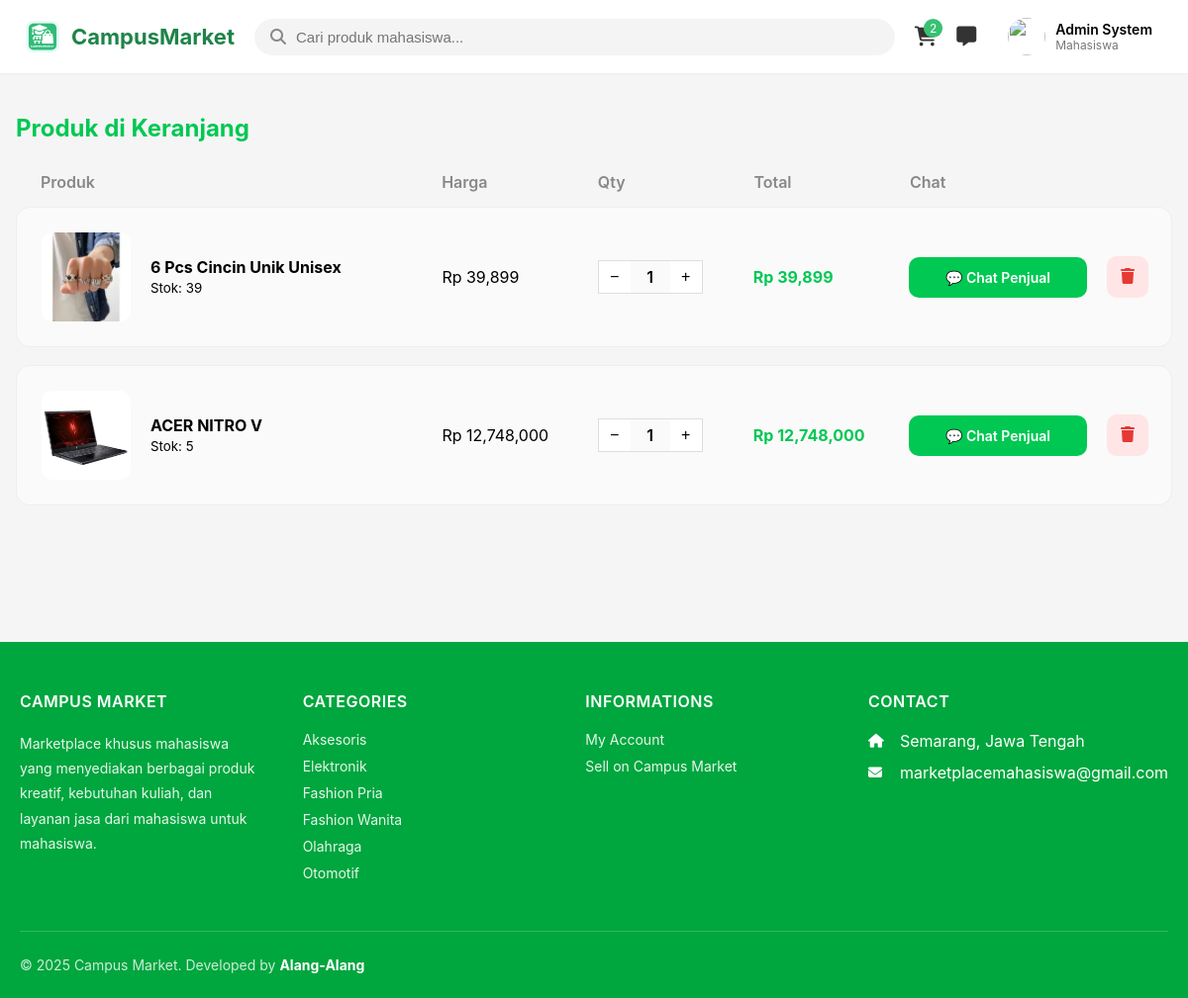
The app's page /public/cart/cart.php (signed in) with its own data.
### tables this page shows
CREATE TABLE
  `accounts` (
    `id` int (11) NOT NULL,
    `name` varchar(100) NOT NULL,
    `username` varchar(100) NOT NULL,
    `email` varchar(255) NOT NULL,
    `phone` varchar(20) NOT NULL,
    `role` enum ('admin', 'seller', 'buyer') NOT NULL DEFAULT 'buyer',
    `password` varchar(255) NOT NULL,
    `city` varchar(100) DEFAULT NULL,
    `address` text DEFAULT NULL,
    `profile_picture` varchar(255) DEFAULT NULL,
    `created_at` timestamp NOT NULL DEFAULT current_timestamp(),
    `otp_code` varchar(6) NOT NULL,
    `otp_expired` datetime NOT NULL,
    `description` text DEFAULT NULL
  );

CREATE TABLE
  `wishes` (
    `id` int (11) NOT NULL,
    `user_id` int (11) NOT NULL,
    `product_id` int (11) NOT NULL,
    `quantity` int (11) NOT NULL DEFAULT 1,
    `created_at` timestamp NOT NULL DEFAULT current_timestamp()
  );

CREATE TABLE
  `products` (
    `id` int (11) NOT NULL,
    `seller_id` int (11) NOT NULL,
    `category_id` int (11) DEFAULT NULL,
    `name` varchar(255) NOT NULL,
    `slug` varchar(255) NOT NULL,
    `price` decimal(15, 2) NOT NULL,
    `stock` int (11) NOT NULL DEFAULT 0,
    `description` text DEFAULT NULL,
    `weight` int (11) DEFAULT NULL,
    `status` enum ('active', 'inactive') NOT NULL DEFAULT 'active',
    `created_at` timestamp NOT NULL DEFAULT current_timestamp(),
    `updated_at` timestamp NOT NULL DEFAULT current_timestamp() ON UPDATE current_timestamp()
  );

CREATE TABLE
  `categories` (
    `id` int (11) NOT NULL,
    `name` varchar(255) NOT NULL,
    `slug` varchar(255) NOT NULL,
    `parent_id` int (11) DEFAULT NULL
  );

### public/cart/cart.php (the view, shortened to what this page needs)
<?php
require_once __DIR__ . '/../../includes/config.php';
$user_id = $_SESSION['user_id'];
$stmt = $pdo->prepare("SELECT * FROM accounts WHERE id = ?");
$stmt->execute([$user_id]);
$user = $stmt->fetch();
$profile_pic = "../../assets/img/default-profile.png";
$stmt = $pdo->prepare("
    SELECT
        w.id AS cart_id,
        w.quantity,
        p.id AS product_id,
        p.name,
        p.price,
        p.stock,
        p.seller_id,
        (
            SELECT pi.url
            FROM product_images pi
            WHERE pi.product_id = p.id
            ORDER BY pi.is_primary DESC, pi.id ASC
            LIMIT 1
        ) AS image
    FROM wishes w
    JOIN products p ON p.id = w.product_id
    WHERE w.user_id = ?
");
$stmt->execute([$user_id]);
$carts = $stmt->fetchAll();
$stmt = $pdo->prepare("SELECT COUNT(*) FROM wishes WHERE user_id = ?");
$stmt->execute([$user_id]);
$cart_total = (int)$stmt->fetchColumn();
$logoA = "../assets/images/icontrs.png";
$logoB = "../../assets/images/icontrs.png";
$logo  = file_exists($logoA) ? $logoA : $logoB;
?>
<!DOCTYPE html>
<html lang="id">
<head>
    <link rel="stylesheet" href="../../assets/css/header.css">
    <link rel="stylesheet" href="../../assets/css/footer.css">
    <link rel="stylesheet" href="../../assets/css/cart.css">
    <link rel="stylesheet" href="https://cdnjs.cloudflare.com/ajax/libs/font-awesome/6.5.0/css/all.min.css">
</head>
<body>
    <div class="cm-header">
        <div class="cm-container">
            <a href="../index.php" class="cm-logo">
                <img src="<?= $logo ?>">
                <span>CampusMarket</span>
            </a>
            <div class="cm-search">
                <form>
                    <i class="fas fa-search"></i>
                    <input type="text" placeholder="Cari produk mahasiswa...">
                </form>
            </div>
            <div class="cm-menu-right">
                <a href="../cart/cart.php" class="cm-icon-btn">
                    <i class="fas fa-shopping-cart"></i>
                    <?php if ($cart_total): ?>
                        <span class="cm-badge green"><?= $cart_total ?></span>
                    <?php endif; ?>
                </a>
                <a href="../chat/index.php" class="cm-icon-btn">
                    <i class="fa-solid fa-message"></i>
                </a>
                <div class="cm-profile" onclick="window.location='../profile/profile.php'">
                    <img src="<?= htmlspecialchars($profile_pic) ?>" class="cm-profile-img">
                    <div class="cm-user-info">
                        <span><?= htmlspecialchars($user['name']) ?></span>
                        <small>Mahasiswa</small>
                    </div>
                </div>
            </div>
        </div>
    </div>
    <div class="cart-container">
        <h2 class="cart-title">Produk di Keranjang</h2>
        <div class="cart-header">
            <div>Produk</div>
            <div>Harga</div>
            <div>Qty</div>
            <div>Total</div>
            <div>Chat</div>
        </div>
        <?php foreach ($carts as $c):
            $subtotal = $c['price'] * $c['quantity'];
            $img = $c['image']
                ? "../../uploads/products/" . $c['image']
                : "../../assets/img/no-image.png";
        ?>
            <div class="cart-item">
                <img src="<?= htmlspecialchars($img) ?>">
                <div>
                    <b><?= htmlspecialchars($c['name']) ?></b><br>
                    <small>Stok: <?= $c['stock'] ?></small>
                </div>
                <div>Rp <?= number_format($c['price']) ?></div>
                <div>
                    <?php if ($c['stock'] <= 0): ?>
                        <span class="out">Kosong</span>
                    <?php else: ?>
                        <form action="cart_update.php" method="post" class="qty-box">
                            <button name="action" value="minus">−</button>
                            <span><?= $c['quantity'] ?></span>
                            <button name="action" value="plus" <?= $c['quantity'] >= $c['stock'] ? 'disabled' : '' ?>>+</button>
                        </form>
                    <?php endif; ?>
                </div>
                <div class="subtotal">
                    Rp <?= number_format($subtotal) ?>
                </div>
                <?php if ($c['seller_id'] != $user_id): ?>
                    <a href="../chat/index.php?user=<?= $c['seller_id'] ?>" class="chat-btn">
                        💬 Chat Penjual
                    </a>
                <?php else: ?>
                    <span class="own-product">Produk Anda</span>
                <?php endif; ?>
                <form action="cart_delete.php" method="post">
                    <div class="delete-wrapper">
                        <button class="delete-btn" title="Hapus dari keranjang">
                            <i class="fa-solid fa-trash"></i>
                        </button>
                    </div>
                </form>
            </div>
        <?php endforeach; ?>
    </div>
    <?php include __DIR__ . '/../components/footer.php'; ?>
</body>
</html>

### public/components/footer.php
<?php
$stmt = $pdo->query("
    SELECT id, name
    FROM categories
    ORDER BY name ASC
    LIMIT 6
");
$footer_categories = $stmt->fetchAll(PDO::FETCH_ASSOC);
?>
<link rel="stylesheet" href="../../assets/css/footer.css">
<footer>
  <div class="container">
    <div class="footer-content">
      <div class="footer-section">
        <h5>Campus Market</h5>
        <p>
          Marketplace khusus mahasiswa yang menyediakan berbagai produk kreatif,
          kebutuhan kuliah, dan layanan jasa dari mahasiswa untuk mahasiswa.
        </p>
      </div>
      <div class="footer-section">
        <h5>Categories</h5>
        <?php if ($footer_categories): ?>
          <?php foreach ($footer_categories as $cat): ?>
            <a href="/marketmm/public/index.php?category=<?= $cat['id'] ?>">
              <?= htmlspecialchars($cat['name']) ?>
            </a>
          <?php endforeach; ?>
        <?php else: ?>
          <p>Tidak ada kategori</p>
        <?php endif; ?>
      </div>
      <div class="footer-section">
        <h5>Informations</h5>
        <a href="/marketmm/public/profile/profile.php">My Account</a>
        <a href="/marketmm/public/seller/register_seller.php">Sell on Campus Market</a>
      </div>
      <div class="footer-section">
        <h5>Contact</h5>
        <div class="contact-item">
          <i class="fas fa-home"></i>
          <span>Semarang, Jawa Tengah</span>
        </div>
        <div class="contact-item">
          <i class="fas fa-envelope"></i>
          <span>marketplacemahasiswa@gmail.com</span>
        </div>
      </div>
    </div>
    <div class="footer-bottom">
      <div class="copyright">
        © <?= date('Y') ?> Campus Market. Developed by <strong>Alang-Alang</strong>
      </div>
    </div>
  </div>
</footer>

### assets/css/header.css (style rules this page uses)
.cm-header { width: 100%; background: #fff; padding: 12px 24px; border-bottom: 1px solid #eee; display: flex; justify-content: center; position: sticky; top: 0; z-index: 999; }
.cm-container { width: 100%; max-width: 1400px; display: flex; align-items: center; justify-content: space-between; gap: 20px; }
.cm-logo { display: flex; align-items: center; gap: 10px; text-decoration: none; }
.cm-logo img { width: 38px; height: 38px; }
.cm-logo span { font-size: 22px; font-weight: 700; color: #1e8449; }
.cm-search { flex: 1; display: flex; justify-content: center; }
.cm-search form { width: 100%; max-width: 650px; background: #f4f4f4; padding: 10px 16px; border-radius: 50px; display: flex; align-items: center; }
.cm-search i { color: #888; margin-right: 10px; }
.cm-search input { width: 100%; background: transparent; border: none; outline: none; font-size: 15px; }
.cm-menu-right { display: flex; align-items: center; gap: 20px; }
.cm-icon-btn { position: relative; color: #333; font-size: 20px; text-decoration: none; }
.cm-badge { position: absolute; top: -6px; right: -6px; background: #ff3838; color: white; padding: 2px 6px; border-radius: 50%; font-size: 12px; }
.cm-badge.green { background: #38c172; }
.cm-profile { display: flex; align-items: center; gap: 10px; padding: 6px 12px; border-radius: 40px; transition: .2s; }
.cm-profile-img { width: 38px; height: 38px; border-radius: 50%; object-fit: cover; }
.cm-user-info { display: flex; flex-direction: column; }
.cm-user-info span { font-size: 14px; font-weight: 600; }
.cm-user-info small { font-size: 12px; color: #777; }

### assets/css/footer.css (style rules this page uses)
* { margin: 0; padding: 0; box-sizing: border-box; }
body { font-family: -apple-system, BlinkMacSystemFont, 'Segoe UI', Roboto, Oxygen, Ubuntu, Cantarell, sans-serif; background: #f5f5f5; min-height: 100vh; }
footer { background: #00a63e; color: #ffffff; padding: 50px 0 0; }
.container { max-width: 1200px; margin: 0 auto; padding: 0 20px; }
.footer-content { display: grid; grid-template-columns: repeat(4, 1fr); gap: 40px; padding-bottom: 40px; border-bottom: 1px solid rgba(255, 255, 255, 0.2); }
.footer-section h5 { color: #fff; font-size: 16px; font-weight: 600; margin-bottom: 20px; text-transform: uppercase; letter-spacing: 0.5px; }
.footer-section p { color: rgba(255, 255, 255, 0.9); line-height: 1.8; font-size: 14px; margin-bottom: 12px; }
.footer-section a { color: rgba(255, 255, 255, 0.9); text-decoration: none; display: block; margin-bottom: 10px; font-size: 14px; transition: color 0.2s; }
.contact-item { display: flex; align-items: center; margin-bottom: 12px; }
.contact-item i { color: #fff; width: 20px; margin-right: 12px; font-size: 14px; }
.footer-bottom { display: flex; justify-content: space-between; align-items: center; padding: 25px 0; }
.copyright { color: rgba(255, 255, 255, 0.8); font-size: 14px; }
.copyright strong { color: #fff; }

### assets/css/cart.css (style rules this page uses)
* { box-sizing: border-box; }
body { margin: 0; background: #f5f7f6; font-family: "Inter", sans-serif; }
.cart-container { max-width: 1200px; margin: 40px auto; padding: 0 16px; padding-bottom: 80px; }
.cart-title { margin-bottom: 30px; color: #00C853; }
.cart-header, .cart-item { display: grid; grid-template-columns: 90px 3fr 1.5fr 1.5fr 1.5fr 180px 40px; align-items: center; gap: 20px; }
.cart-header { padding: 0 25px; color: #888; font-weight: 600; margin-bottom: 15px; }
.cart-item { background: #fafafa; padding: 25px; border-radius: 14px; margin-bottom: 18px; border: 1px solid #eee; }
.cart-item img { width: 90px; height: 90px; object-fit: cover; border-radius: 10px; }
.qty-box { display: flex; align-items: center; border: 1px solid #ddd; width: fit-content; }
.qty-box button { width: 32px; height: 32px; border: none; background: #fff; cursor: pointer; font-size: 16px; }
.qty-box span { width: 40px; text-align: center; font-weight: 600; }
.chat-btn { display: flex; align-items: center; justify-content: center; gap: 6px; width: 100%; padding: 12px 14px; border-radius: 10px; background: #00C853; color: #fff; font-weight: 600; font-size: 14px; text-decoration: none; white-space: nowrap; }
.delete-wrapper { width: 42px; height: 42px; display: flex; align-items: center; justify-content: center; background: #ffe5e5; border-radius: 10px; transition: background 0.2s ease; }
.delete-btn { border: none; background: none; color: #e53935; font-size: 16px; cursor: pointer; }
.subtotal { font-weight: 700; color: #00C853; }

### records on screen
accounts: name "Admin System"
wishes: shows a picture, product.name "6 Pcs Cincin Unik Unisex", product.stock "39", product.price "39,899", quantity "1", subtotal "39,899"
wishes: shows a picture, product.name "ACER NITRO V", product.stock "5", product.price "12,748,000", quantity "1", subtotal "12,748,000"
categories: name "Aksesoris"
categories: name "Elektronik"
categories: name "Fashion Pria"
categories: name "Fashion Wanita"
categories: name "Olahraga"
categories: name "Otomotif"

### other values on screen
$cart_total "2"
